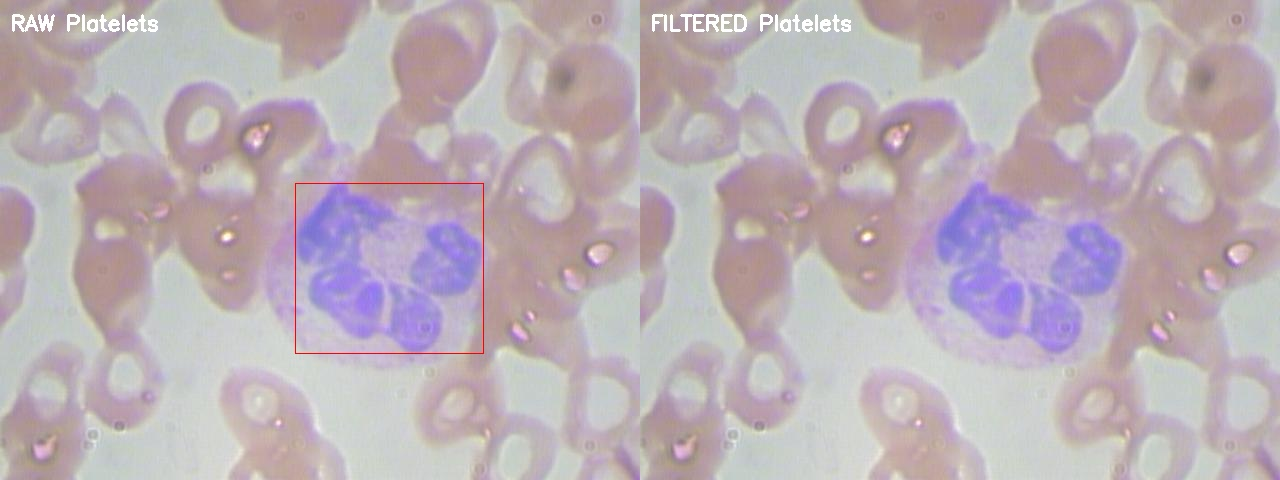
#> input picture cells/evaluation_viz/Platelets_BloodImage_00000.jpg, 1280 x 480 px
$ python -i segment.py   (imports and definitions only)
#> lines starting #> are read from the running program, lines starting #| are printed output that depends on the picture; after the words box and inside, x2 and y2 are one past the last pixel; in counts of white or black regions, pixels touching at a corner belong together
#> further down, picture is the input picture: shape (480, 1280, 3); mean B, G, R 182.4, 175.6, 187.7
### cells/preprocess.py
"""
===============================================================

1. WHAT WE ARE DOING
We are processing real blood smear microscope images that contain:
- RBCs (light red, circular, often overlapping)
- WBCs (large purple cells)
- Platelets (very small purple dots)


3. PREPROCESSING (WHAT IT DOES)
This step cleans and enhances the image so segmentation works correctly.
We will:
- Reduce noise
- Enhance contrast (cells become clearer)
- Normalize color so thresholding works
- Remove background artifacts

Prepare the image for segmentation
Goal: Make RBC/WBC/platelet boundaries clearer.
1. Smoother background: Noise (dots, grain) reduces.
2. RBC edges become easier to see: Not sharp black edges, but clear boundaries.
3. WBC (purple cell) stands out strongly: After preprocessing, WBC should look: bright purple, clear borders, easy to isolate
4. Platelets (tiny purple dots) remain visible: Even though noise is reduced, platelets should NOT disappear.
5. Colors become more uniform: Images taken under different microscope lighting should become more similar.


4. SEGMENTATION (WHAT IT DOES)
This step actually finds the cells.
We will:
- Threshold colors to isolate RBCs, WBCs, platelets
- Use morphology to clean the masks
- Use distance transform + watershed to separate overlapping RBCs

Goal: Produce clean masks for each cell and prepare for counting.

the dataset we will use is: https://www.kaggle.com/datasets/surajiiitm/bccd-dataset
nice paper: https://bmcbioinformatics.biomedcentral.com/articles/10.1186/s12859-022-05074-2

cv2 is the standard for medical image preprocessing because: Speed, Better support for HSV, filtering, morphology, More control + simpler API
scikit-image is still used, but for specific tasks: watershed implementation, region properties extraction, label images ,morphology with more options

===============================================================

"""
import cv2
import numpy as np
from skimage import exposure
from matplotlib import pyplot as plt
import os
from cells.utils.helpers import show_images

def convert_bgr2rgb(img): # the default reading format in cv2 is BGR so we need to convert it to RGB
    return cv2.cvtColor(img, cv2.COLOR_BGR2RGB)

def convert_rgb2hsv(img): # HSV is better when dealing with blood cells, and using the V channel for preprocessing
    return cv2.cvtColor(img, cv2.COLOR_RGB2HSV)
#> returned value: shape (480, 1280, 3); mean H, S, V 93.9, 27.5, 193.1
"""
V (Value) = brightness/intensity → most stable for detecting cell shapes regardless of staining color.

H (Hue) = actual color → RBCs/WBCs vary with stain, lighting, and overlap → unstable.

S (Saturation) = color vividness → also variable, noisy, small platelets may disappear.
"""

def apply_gaussian_blur(img, kernel_size=(5,5), sigma=0):
#> called with kernel_size = (5, 5), sigma = 0
    return cv2.GaussianBlur(img, kernel_size, sigma)
#> returned value: shape (480, 1280)

def apply_median_blur(img, kernel_size=3):
#> called with kernel_size = 3
    return cv2.medianBlur(img, kernel_size)

"""
Gaussian first
Removes small high-frequency noise (sensor grain), Smooths intensity gently, Produces a nice base for median

Median second
Removes isolated dots (salt-and-pepper noise), Preserves edges better than Gaussian,
If you did median first, the Gaussian could blur the edges again, reducing platelet visibility
"""

def convert_rgb2Lab(img):
    return cv2.cvtColor(img, cv2.COLOR_RGB2LAB)

def apply_CLAHE(img, cliplimit=2.0, tileGridSize=(8,8)):
    clahe = cv2.createCLAHE(clipLimit=cliplimit, tileGridSize=tileGridSize)
    return clahe.apply(img)

"""
Global HE enhances contrast of the whole image
Uneven illumination in blood smears → edges of small/overlapping cells may still be lost
CLAHE = local contrast → edges preserved, platelets remain visible
Low clip limit = good enhancement, but if too week cell edges are lost
High clip limit = agressive enhancement


LAB L channel = better for adaptive contrast / uneven illumination.
L lightness, A green-red, B blue-yellow
"""


def preprocess_img(img, gaussian_kernel_size=(5,5), gaussian_sigama=0, meidan_kernel_size=3, clahe_cliplimit=2.0, clahe_tileGridSize=(8,8)):
    rgb_img = convert_bgr2rgb(img)
    hsv_img = convert_rgb2hsv(rgb_img)

    V_channel = hsv_img[:, :, 2]
    gaussian_blur_V_channel = apply_gaussian_blur(V_channel, kernel_size=gaussian_kernel_size, sigma=gaussian_sigama)
    median_blur_V_channel = apply_median_blur(gaussian_blur_V_channel, kernel_size=meidan_kernel_size)

    processed_hsv_img = hsv_img.copy()
    processed_hsv_img[:, :, 2] = median_blur_V_channel
#> processed_hsv_img: shape (480, 1280, 3); mean H, S, V 93.9, 27.5, 193.1
    rgb_after_hsv_processing = cv2.cvtColor(processed_hsv_img, cv2.COLOR_HSV2RGB)

    lab_img = convert_rgb2Lab(rgb_after_hsv_processing)
    L_channel = lab_img[:, :, 0]
    clahe_L_channel = apply_CLAHE(L_channel, cliplimit=clahe_cliplimit, tileGridSize=clahe_tileGridSize)

    processed_lab_img = lab_img.copy()
    processed_lab_img[:, :, 0] = clahe_L_channel
#> processed_lab_img: shape (480, 1280, 3); mean of channels 0, 1, 2 152.8, 133.9, 126.2
    processed_rgb_img = cv2.cvtColor(processed_lab_img, cv2.COLOR_LAB2RGB)
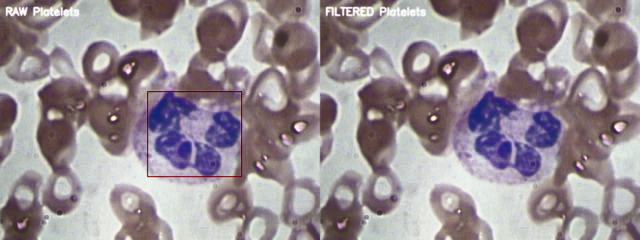
#> processed_rgb_img: shape (480, 1280, 3) (shown at 1/2 size); mean R, G, B 153.9, 143.1, 149.3

    return processed_rgb_img


# [52 lines of commented-out code are left out]

### cells/segment.py
"""
SEGMENTATION PIPELINE — GUIDE

GOAL:
- Detect and separate RBCs, WBCs, and platelets from the preprocessed image.
- Handle overlapping RBCs using watershed.
- Produce labeled masks for each cell type.
- Output clean images for counting and feature extraction.

WHAT TO SEE AFTER THIS STEP:
- Each RBC, WBC, and platelet clearly segmented.
- Overlapping RBCs separated into individual cells.
- Minimal background noise in the masks.
- Small platelets visible, WBCs fully captured, RBC edges distinct.

STEPS TO FOLLOW:
1. RBC Segmentation:
   - Threshold V or H/S channels to isolate red/pink RBCs.
   - Morphological operations to clean noise (opening/closing).
   - Distance transform to prepare for watershed.
   - Apply watershed to separate overlapping RBCs.
   - Label each RBC.

2. WBC Segmentation:
   - Threshold H/S or processed L channel to isolate purple WBCs.
   - Morphology to clean edges and remove small noise.
   - Label WBC(s).

3. Platelet Segmentation:
   - Threshold purple hue/intensity.
   - Keep only small-area contours (smaller than RBCs).
   - Remove isolated noise if needed.
   - Label platelets.

4. (Optional) Post-processing:
   - Morphological cleanup for small artifacts.
   - Combine masks if needed for visualization.

NOTES:
- Segmentation relies heavily on correct preprocessing (denoised + CLAHE).
- Parameter tuning (thresholds, kernel sizes) is image-dependent.
- Output masks will be used for counting and feature extraction in the next steps.


color picker may be useful for threshold selection: https://redketchup.io/color-picker
hue colors in opencv range from 0-179 as it uses 8 bits representation.
 - so if you selected a color in color selector divide the hue value by 2 to get the corresponding opencv hue value.


Explanantion of cv2.connectedComponentsWithStats(mask):
- White pixels touching each other (8-neighbourhood) form a component (a blob).
- Give a label to each blob, and Measure its area (how many white pixels),
  then we can delete all blobs that are “too big” (WBCs) or “too small” (noise) and keep the “medium–small” ones (platelets).
- Returns:
   - num_labels: number of connected components (blobs) found (including background)
   - labels: an image where each pixel has a label corresponding to its blob
   - stats: for each label, gives [x, y, width, height, area]
   - centroids: (x, y) coordinates of the center of each blob
"""
import cv2
import numpy as np
from skimage import exposure
from matplotlib import pyplot as plt
from scipy import ndimage
import os
from cells.utils.helpers import show_images
from skimage.measure import regionprops, label
from cells.preprocess import preprocess_img
from skimage.filters import frangi
import pandas as pd


def apply_hessian_frangi(img):
    # frangi uses hessian but makes sure the detected part is a part of a structure

    # it operates only on single channel imgs
    img_gray = cv2.cvtColor(img, cv2.COLOR_RGB2GRAY)

    #the frangi filter uses the hessian matrix of the img
    img_frangi = frangi(img_gray, sigmas=range(1, 8), alpha=0.2, beta=0.2, gamma=5)
    """
    sigmas: controls the scale of structures detected, each sigma in the range is applied, it actually expresses gaussian blur
      low sigma: detects small thin edges, small detail, small blood cells, noise.
      medium sigma: detects normal cell boundaries.
      high sigma: detects larger, thicker shapes, thicker edges.

    alpha:
      low alpha: more sensitive to curved round structures and more strict in rejecting noise

    beta:
      low beta: highlights strong edges more, rejects weak edges,
      high beta: includes more noise and soft boundaries, can detect faint edges

    gamma:
      low: includes more noise, keeps low contrast regions
      high: suppresses noise, keeps only strong contrast regions,
    """

    img_frangi = cv2.normalize(img_frangi, None, 0, 255, cv2.NORM_MINMAX)
    img_frangi = np.uint8(img_frangi)
    """
      frangi outputs a float image => 0 -> 1
      watershed requires 8-bit 0 -> 255
    """

    return img_frangi


def thresholding_RBC(preprocessed_img, lower_red1=np.array([0, 10, 45]), upper_red1= np.array([10, 255, 255]),
                     lower_red2=np.array([160, 10, 45]), upper_red2= np.array([179, 255, 255])):
   """
      pass preprocessed image to this function
      it returns a binary mask for RBCs based on HSV thresholding
   """

   hsv_processed_img = cv2.cvtColor(preprocessed_img, cv2.COLOR_RGB2HSV)
#> hsv_processed_img: shape (480, 1280, 3); mean H, S, V 93.6, 38.2, 159.4

   # the default values for thresholding ranges for the three channels H, S, V are tried and tested on image 00003

   mask1 = cv2.inRange(hsv_processed_img, lower_red1, upper_red1)
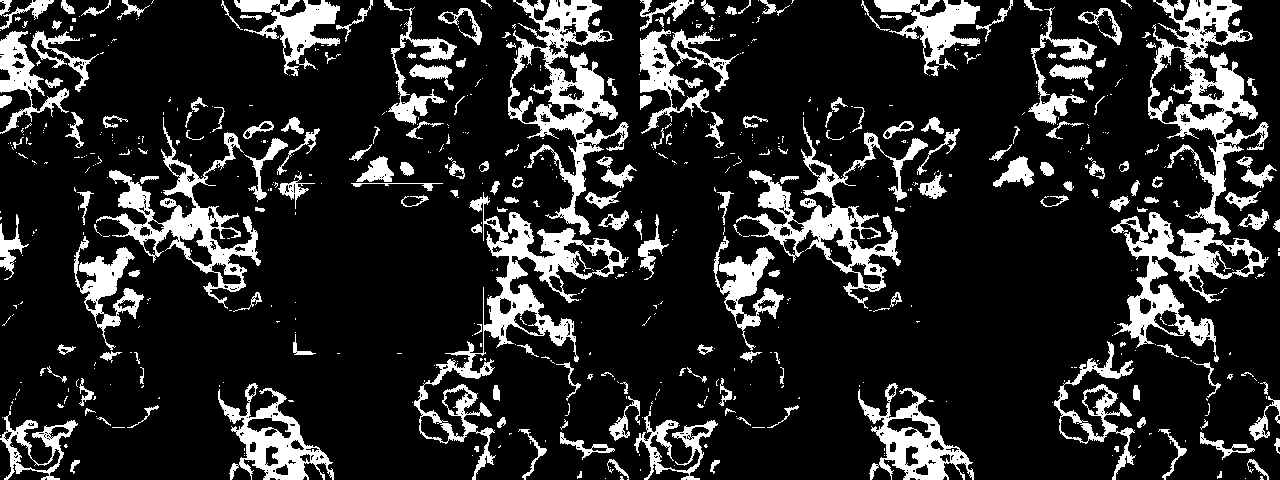
#> mask1: shape (480, 1280); 16.3% white; 728 white regions (517 under 20 px), largest, box (x1, y1, x2, y2) and area: (414, 192, 629, 480) 8795, (1148, 0, 1269, 235) 8055, (508, 0, 629, 235) 8031
   mask2 = cv2.inRange(hsv_processed_img, lower_red2, upper_red2)
#> mask2: shape (480, 1280); 22.3% white; 688 white regions (532 under 20 px), largest, box (x1, y1, x2, y2) and area: (163, 0, 669, 353) 33190, (1087, 40, 1280, 326) 12129, (803, 95, 963, 311) 9459

   RBC_mask = mask1 + mask2
#> RBC_mask: shape (480, 1280); 38.6% white; 531 white regions (462 under 20 px), largest, box (x1, y1, x2, y2) and area: (74, 0, 727, 480) 93439, (1054, 0, 1280, 480) 43424, (713, 95, 963, 390) 28741
   return RBC_mask


def segment_RBC(img):

   """
      this function takes the img, and return the result which is the image with the RBCs surrounded with redlines, and the watershed result
      it basically starts with preprocessing and the thresholding with hue to extract RBCc
      and then it performs the distance transform then applying watershed
      the watershed uses the markers from the distance transform and the stopping boundries from the hessian filter
   """

   #preprocessing
   preprocessed_img = preprocess_img(img, clahe_cliplimit=3, clahe_tileGridSize=(4, 4))

   #apllying thersholding
   thresholding_RBC_mask = thresholding_RBC(preprocessed_img)

   #opening and closing
   kernel_opening = cv2.getStructuringElement(cv2.MORPH_ELLIPSE, (3, 3))
   img_opening = cv2.morphologyEx(thresholding_RBC_mask, cv2.MORPH_OPEN, kernel_opening) #for removing small noise
#> img_opening: shape (480, 1280); 37.5% white; 170 white regions (82 under 20 px), largest, box (x1, y1, x2, y2) and area: (345, 0, 669, 480) 55678, (1054, 0, 1280, 480) 40042, (74, 95, 332, 366) 28014
   kernel_closing = cv2.getStructuringElement(cv2.MORPH_ELLIPSE, (5, 5))
   img_closing = cv2.morphologyEx(img_opening, cv2.MORPH_CLOSE, kernel_closing) #for closing small holes in RBCs
#> img_closing: shape (480, 1280); 39.1% white; 109 white regions (53 under 20 px), largest, box (x1, y1, x2, y2) and area: (293, 0, 721, 480) 64993, (986, 0, 1280, 480) 57048, (74, 90, 337, 366) 29404


   distance = cv2.distanceTransform(img_closing, cv2.DIST_L2, 5)
   # distance_smooth = cv2.GaussianBlur(distance, (5,5), 0)

   """
      how far this pixel is from the nearest background pixel
      the center of the RBC has the maximum distance value, the edges of the RBC have distance close to 0

      cv2.DIST_L2 = Euclidean distance
      third paramater = size of the neighborhood used to approximate the distance
   """


   num_labels, labels = cv2.connectedComponents(img_closing)
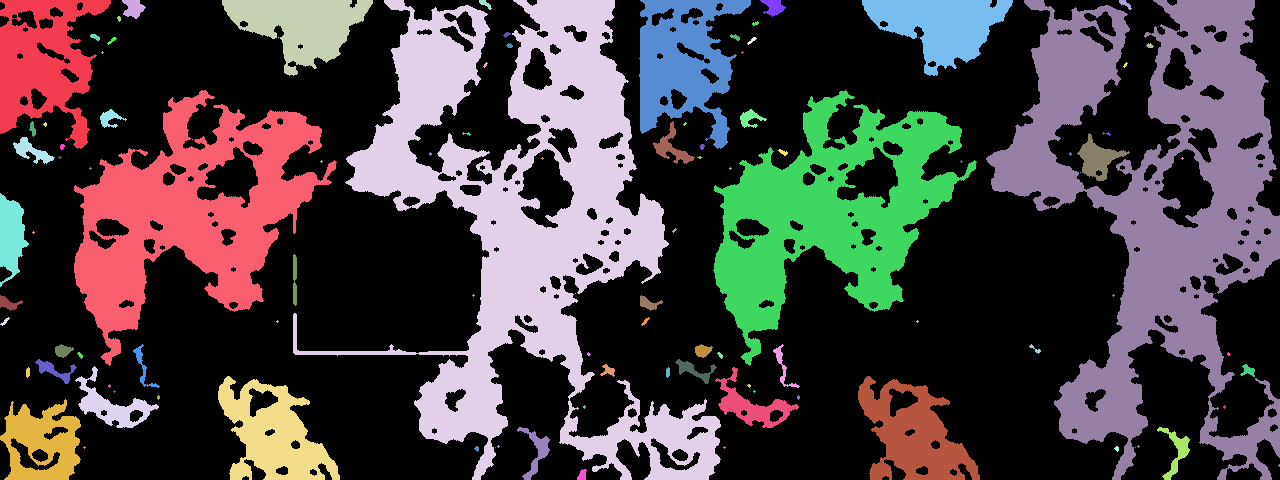
#> labels: shape (480, 1280) int32; 110 distinct labels, from 0 to 109; one colour per label, 0 black
#> num_labels = 110
   """
      dividing the components of the mask to apply local thresholding to get better results for the watershed
      it scans the binary mask and assigns a unique label to each connected region

      num_labels includes the background
   """


   sure_foreground = np.zeros_like(distance, dtype=np.uint8)
   for i in range(1, labels.max()+1):
      component = distance * (labels == i)  # extract distance values of this RBC - component, that have this certain label with this certain dist
      t = 0.325 * component.max()           # threshold for this RBC - component
      sure_foreground[component > t] = 255
#> this loop made 109 passes
#> t on passes 1 to 8: 8.97, 2.53, 12.93, 11.42, 1.3, 6.1, 2.6, 13
#> pass 1, in segment_RBC, `component = distance * (labels == i)`:
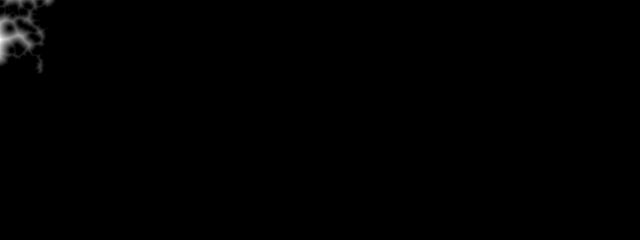
#> component: shape (480, 1280) float32 (shown at 1/2 size); min 0, max 27.59, mean 0.1; drawn with min black and max white


   kernel = cv2.getStructuringElement(cv2.MORPH_ELLIPSE, (4, 4))
   sure_bg = cv2.dilate(img_closing, kernel, iterations=3)
#> sure_bg: shape (480, 1280); 57.1% white; 104 black regions (50 under 20 px), largest, box (x1, y1, x2, y2) and area: (715, 163, 1126, 480) 68161, (75, 163, 483, 480) 64187, (571, 0, 1046, 413) 46658

   unknown = cv2.subtract(sure_bg, sure_foreground)
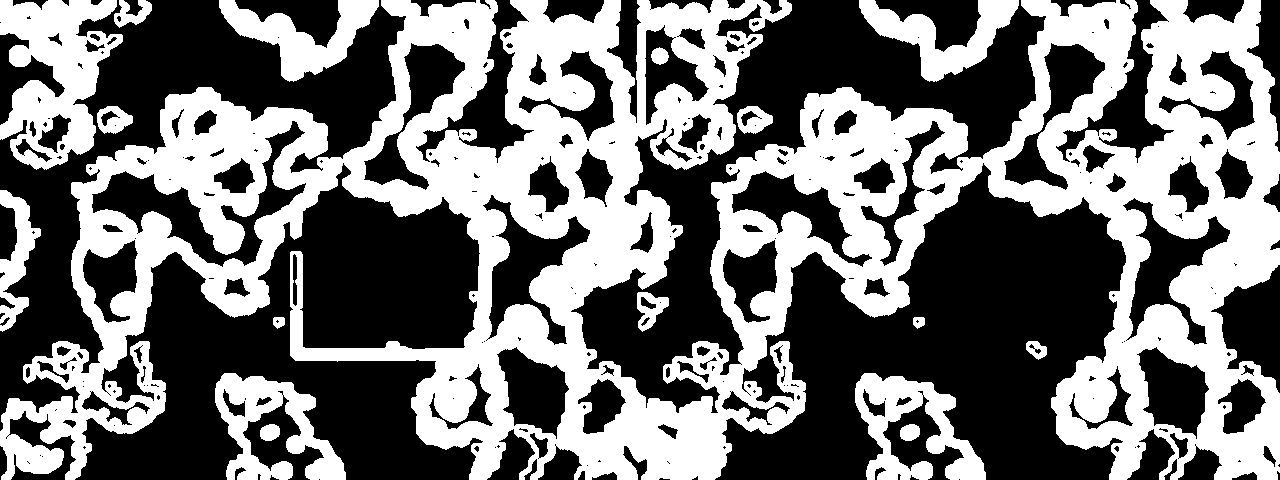
#> unknown: shape (480, 1280); 44.8% white; 17 white regions

   _, markers = cv2.connectedComponents(sure_foreground)
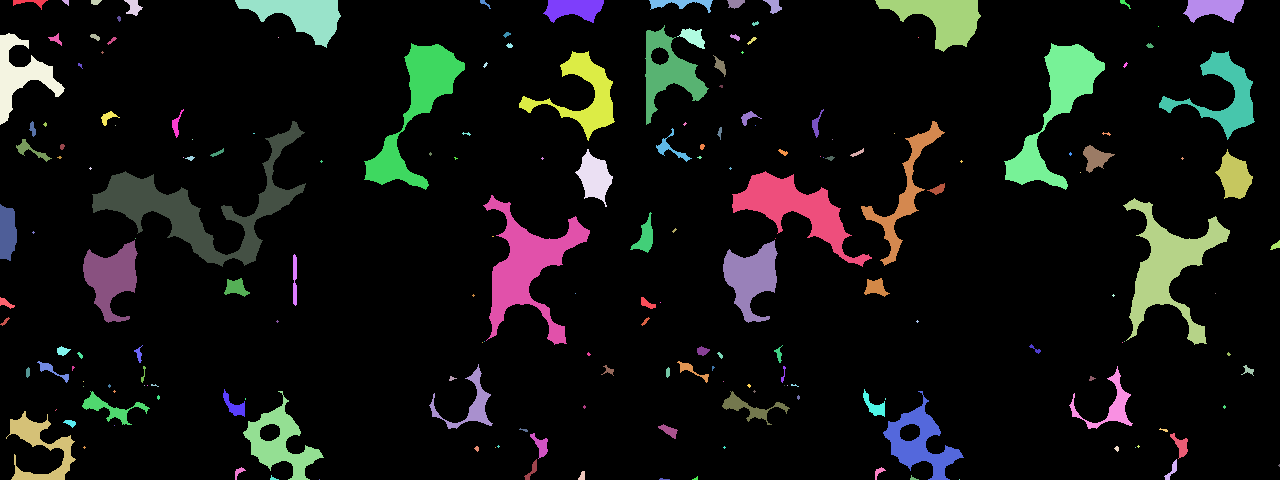
#> markers: shape (480, 1280) int32; 195 distinct labels, from 0 to 194; one colour per label, 0 black
   markers = markers + 1
#> markers: shape (480, 1280) int32; 195 distinct labels, from 1 to 195
   markers[unknown == 255] = 0
#> markers: shape (480, 1280) int32; 196 distinct labels, from 0 to 195
#> (the rest of the program and of its run is left out)
